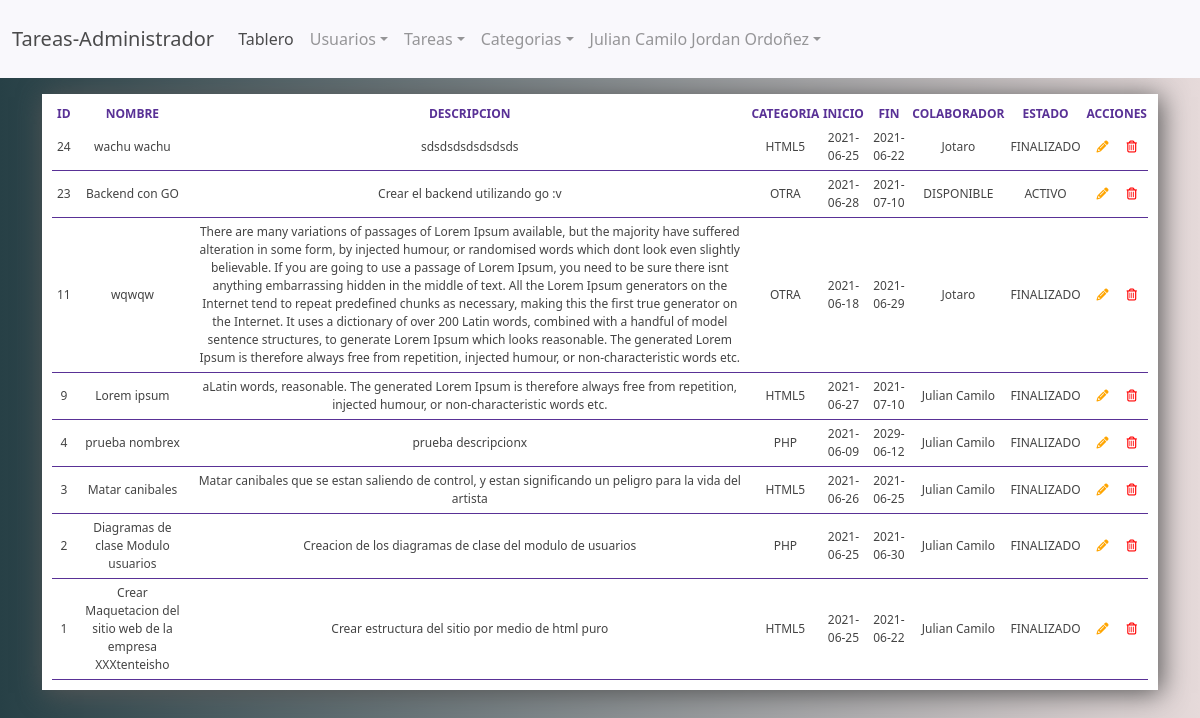
The app's page /administrador/pages/tareasConsul.php (signed in) with its own data.
### tables this page shows
CREATE TABLE `tareas` (
  `tarea_id` int(11) NOT NULL,
  `tarea_nombre` varchar(255) NOT NULL,
  `tarea_descripcion` longtext NOT NULL,
  `tarea_categoria_id` int(11) NOT NULL,
  `fecha_inicio` date NOT NULL,
  `fecha_fin` date NOT NULL,
  `tarea_usu_id` int(11) DEFAULT NULL,
  `tarea_estado` varchar(30) NOT NULL
);

CREATE TABLE `categorias` (
  `categoria_id` int(11) NOT NULL,
  `categoria_nombre` varchar(44) NOT NULL,
  `categoria_descripcion` varchar(255) NOT NULL
);

### administrador/pages/tareasConsul.php (the view, shortened to what this page needs)
<?php
include_once("../template/cabecera.php");
require_once("../../config/database.php");
$sql = "SELECT t.*,categoria_nombre as categoria,case when tarea_usu_id is null then 'DISPONIBLE' ELSE usuario_nombre END as 'ASIGNADO A' FROM tareas t inner join categorias c ON t.tarea_categoria_id=c.categoria_id left JOIN usuarios u ON t.tarea_usu_id=u.usuario_id ORDER BY tarea_id DESC";
$tareas = mysqli_query($conexion, $sql);
?>
<div class="lista-tarea-admin">
    <table>
        <tr>
            <th>ID</th>
            <th>NOMBRE</th>
            <th>DESCRIPCION</th>
            <th>CATEGORIA</th>
            <th>INICIO</th>
            <th>FIN</th>
            <th>COLABORADOR</th>
            <th>ESTADO</th>
            <th>ACCIONES</th>
        </tr>
        <?php while ($tarea = mysqli_fetch_assoc($tareas)) : ?>
            <tr>
                <td><?= $tarea["tarea_id"]; ?></td>
                <td><?= $tarea["tarea_nombre"]; ?></td>
                <td><?= $tarea["tarea_descripcion"]; ?></td>
                <td><?= $tarea["categoria"]; ?></td>
                <td><?= $tarea["fecha_inicio"]; ?></td>
                <td><?= $tarea["fecha_fin"]; ?></td>
                <td><?= $tarea["ASIGNADO A"]; ?></td>
                <td><?= $tarea["tarea_estado"]; ?></td>
                <td>
                    <a class="" style="margin-right:15px;color:orange" onclick='editaTarea("<?=$tarea["tarea_id"]?>")' id="editar-tarea" href="#"><i class="fas fa-pencil-alt"></i></a>
                    <a class="" style="color:red" id="eliminar-usuario"href="control.Tareas.php?id=<?=$tarea["tarea_id"]?>&a=elim"><i class="far fa-trash-alt"></i></a>
                </td>
            </tr>
        <?php endwhile; ?>
    </table>
</div>
<?php
include_once("../template/footer.php");
?>

### assets/css/main.css (style rules this page uses)
body { background: #E6DADA; background: -webkit-linear-gradient(to right, #274046, #E6DADA); background: linear-gradient(to right, #274046, #E6DADA); }
th { color: #593196; }
a { text-decoration: none; }
.lista-tarea-admin { width: 100%; background-color: #fff; padding: 10px; box-shadow: 3px 3px 25px #555; }
.lista-tarea-admin table { width: 100%; font-size: 12px; }
.lista-tarea-admin tr,td { text-align: center; }
.lista-tarea-admin td { border-bottom: 1px solid #593196; padding: 5px; }

### records on screen
tareas: tarea_id "24", tarea_nombre "wachu wachu", tarea_descripcion "sdsdsdsdsdsdsds", tarea_categoria.categoria_nombre "HTML5", fecha_inicio "2021-06-25", fecha_fin "2021-06-22", ASIGNADO "Jotaro", tarea_estado "FINALIZADO"
tareas: tarea_id "23", tarea_nombre "Backend con GO", tarea_descripcion "Crear el backend utilizando go :v", tarea_categoria.categoria_nombre "OTRA", fecha_inicio "2021-06-28", fecha_fin "2021-07-10", ASIGNADO "DISPONIBLE", tarea_estado "ACTIVO"
tareas: tarea_id "11", tarea_nombre "wqwqw", tarea_descripcion "There are many variations of passages of Lorem Ipsum available, but the majority have suffered alteration in some form, by injected humour, or randomised words which dont look even slightly believable. If you are going to use a passage of Lorem Ipsum, you need to be sure there isnt anything embarrassing hidden in the middle of text. All the Lorem Ipsum generators on the Internet tend to repeat predefined chunks as necessary, making this the first true generator on the Internet. It uses a dictionary of over 200 Latin words, combined with a handful of model sentence structures, to generate Lorem Ipsum which looks reasonable. The generated Lorem Ipsum is therefore always free from repetition,…", tarea_categoria.categoria_nombre "OTRA", fecha_inicio "2021-06-18", fecha_fin "2021-06-29", ASIGNADO "Jotaro", tarea_estado "FINALIZADO"
tareas: tarea_id "9", tarea_nombre "Lorem ipsum", tarea_descripcion "aLatin words, reasonable. The generated Lorem Ipsum is therefore always free from repetition, injected humour, or non-characteristic words etc.", tarea_categoria.categoria_nombre "HTML5", fecha_inicio "2021-06-27", fecha_fin "2021-07-10", ASIGNADO "Julian Camilo", tarea_estado "FINALIZADO"
tareas: tarea_id "4", tarea_nombre "prueba nombrex", tarea_descripcion "prueba descripcionx", tarea_categoria.categoria_nombre "PHP", fecha_inicio "2021-06-09", fecha_fin "2029-06-12", ASIGNADO "Julian Camilo", tarea_estado "FINALIZADO"
tareas: tarea_id "3", tarea_nombre "Matar canibales", tarea_descripcion "Matar canibales que se estan saliendo de control, y estan significando un peligro para la vida del artista", tarea_categoria.categoria_nombre "HTML5", fecha_inicio "2021-06-26", fecha_fin "2021-06-25", ASIGNADO "Julian Camilo", tarea_estado "FINALIZADO"
tareas: tarea_id "2", tarea_nombre "Diagramas de clase Modulo usuarios", tarea_descripcion "Creacion de los diagramas de clase del modulo de usuarios", tarea_categoria.categoria_nombre "PHP", fecha_inicio "2021-06-25", fecha_fin "2021-06-30", ASIGNADO "Julian Camilo", tarea_estado "FINALIZADO"
tareas: tarea_id "1", tarea_nombre "Crear Maquetacion del sitio web de la empresa XXXtenteisho", tarea_descripcion "Crear estructura del sitio por medio de html puro", tarea_categoria.categoria_nombre "HTML5", fecha_inicio "2021-06-25", fecha_fin "2021-06-22", ASIGNADO "Julian Camilo", tarea_estado "FINALIZADO"

### other values on screen
$_SESSION["credenciales"]["usuario_nombre"] "Julian Camilo"
$_SESSION["credenciales"]["usuario_apellidos"] "Jordan Ordoñez"
